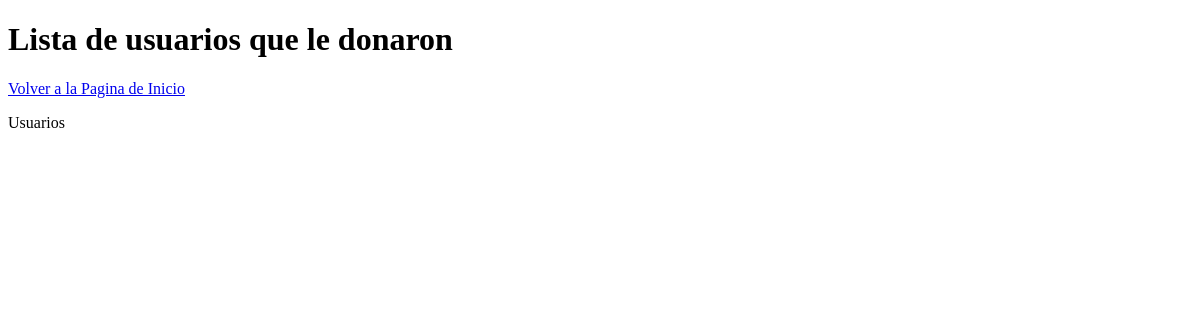
/VistaDonantes (signed in), run on an earlier commit of the app's database.
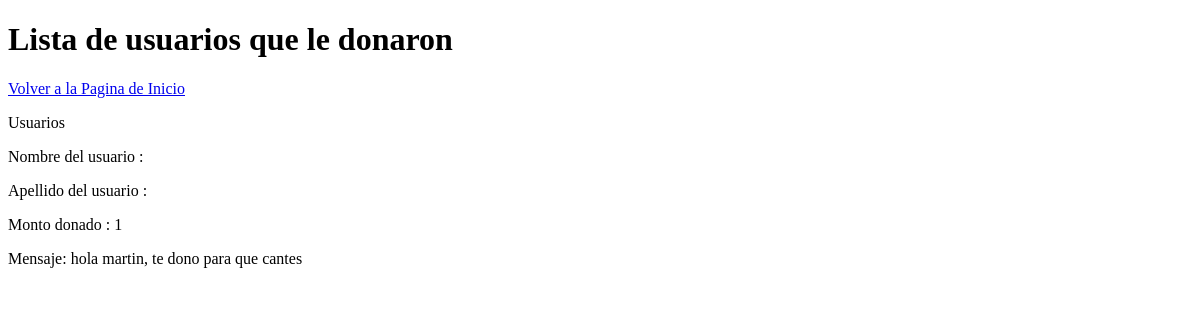
And on a later commit of the database.
### homePage/models.py (models this page shows)
class Donacion(models.Model):
		usuarioDonante=models.ForeignKey (infousuario,on_delete=models.SET_NULL, null=True,related_name='usuarioDonante')
		usuarioBen=models.ForeignKey (infousuario,on_delete=models.SET_NULL, null=True,related_name='usuarioBen')
		cantidad =models.PositiveIntegerField(default=0)
		mensaje=models.TextField(max_length=150,default="")

### homePage/views.py (the view)
# urls.py: url(r'^VistaDonantes$', views.donadores_view, name='ver Donadores'),
@login_required(login_url='/')
def donadores_view(request):
	usuario= infousuario.objects.get(user = request.user)
	usuariosDonadores=[]
	donadorex=Donacion.objects.filter(usuarioBen=infousuario.objects.get(user = request.user))
	for item in donadorex:
		if( item.usuarioDonante is not None and item.cantidad is not None ):#Si es un libro
			usuariosDonadores.append(item)
	return render(request,'VistaDonantes.html',{'usuariosDonadores':usuariosDonadores})

### homePage/templates/VistaDonantes.html (shortened to what this page needs)
<!DOCTYPE html>
<html>
<head>
</head>
<body>
<h1>Lista de usuarios que le donaron</h1>
<a href="/HomePage">Volver a la Pagina de Inicio</a>
<p>Usuarios </p>
{% for  Usuarios in usuariosDonadores %}
<p>Nombre del usuario : {{Usuarios.usuarioDonante.user.first_name}}</p>
<p>Apellido del usuario : {{Usuarios.usuarioDonante.user.last_name}}</p>
<p>Monto donado : {{Usuarios.cantidad}}</p>
<p>Mensaje: {{Usuarios.mensaje}}</p>
{%endfor%}
</body>
</html>

What changed in the data, as far as the page shows it:
added Donacion: cantidad "1", mensaje "hola martin, te dono para que cantes"
